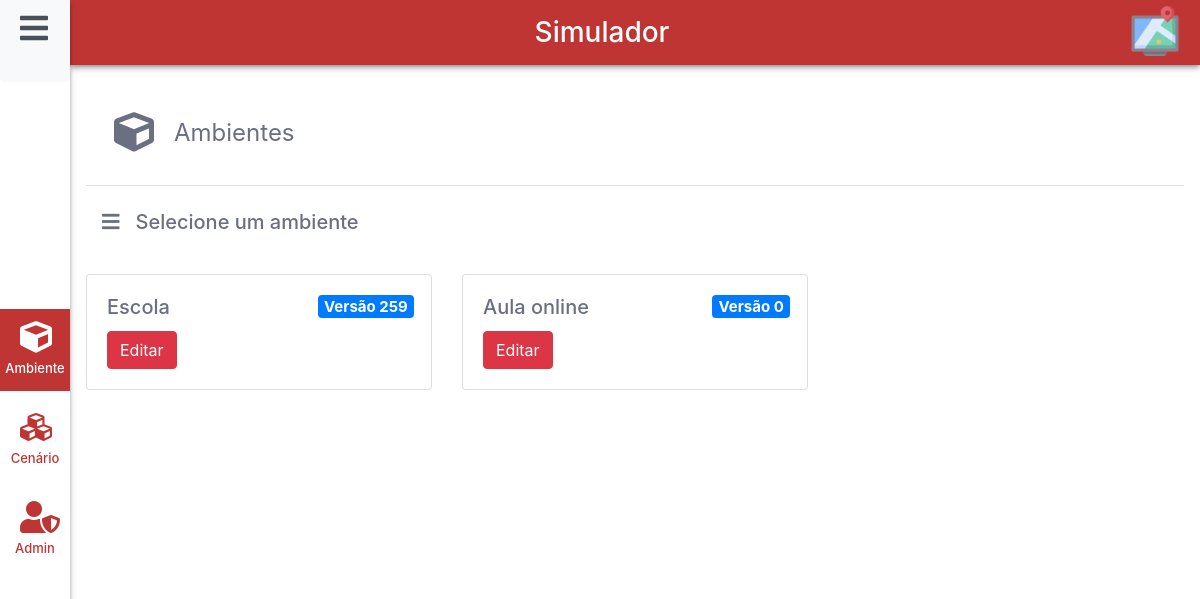
Before: / with the older database file.
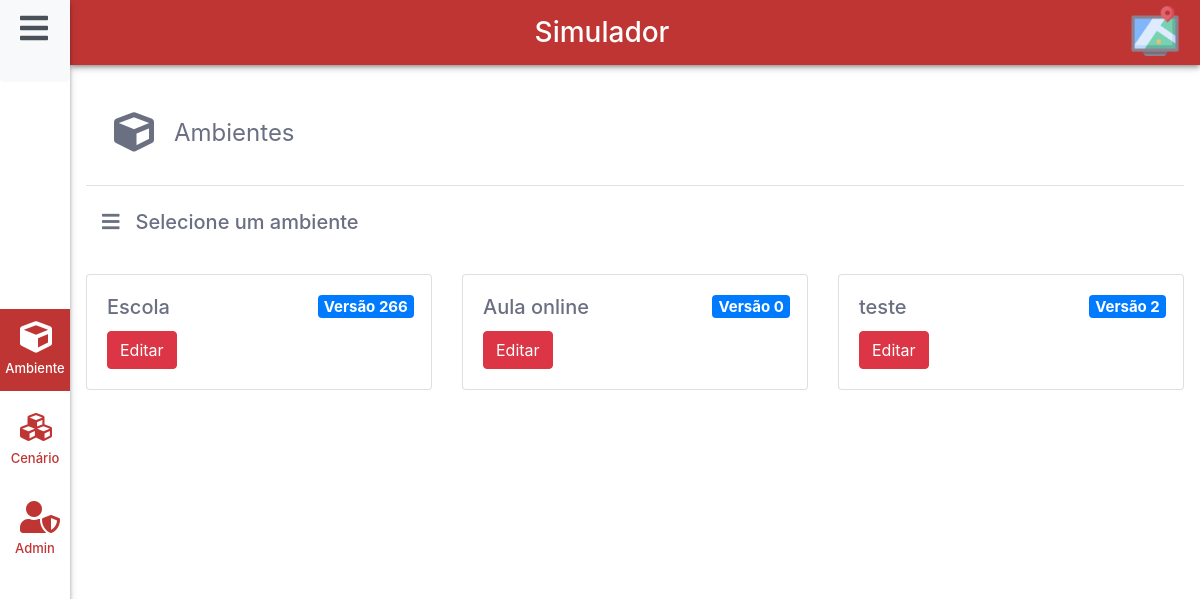
After: the same page with the newer database file.
### ambiente/models.py (models this page shows, shortened)
class Ambiente(models.Model):
    nome = models.CharField(max_length=255)
    versao = models.IntegerField()
    data = models.DateField('Data de criação', auto_now=False, default=timezone.now)
    predefinicao = models.ForeignKey(PredefinicaoSimulacao, on_delete=models.CASCADE)
    class Meta:
        verbose_name = 'Ambiente'
        verbose_name_plural = 'Ambientes'
        ordering = ('id', 'nome', 'data')

### ambiente/views.py (the view)
# urls.py: path('', views.inicio, name='inicio'),
def inicio(request):
    ambientes = Ambiente.objects.all()
    dados = {
        'ambientes': ambientes
    }
    return render(request, 'ambiente/inicio.html', dados)

### ambiente/templates/ambiente/inicio.html (shortened to what this page needs)
{% extends "base/index.html" %}
{% block content %}
<div class="container mt-3">
    <div class='shadow md-shadow-none rounded-lg h-100 overflow-hidden'>
        <div class='h-100 overflow-y-auto p-3'>
            <div class='p-2 d-flex border-bottom mb-2'>
                <h1 class='p-1 m-3 '><i class="fas fa-cube"></i></h1>
                <span class='font-weight-normal my-auto' style='font-size: 1.5rem;'>Ambientes</span>
            </div>
            <h5 class='p-3 mb-3'> <i class="fas fa-bars pr-3 pl-0 "></i>Selecione um ambiente</h5>
            <div class="row">
                {% for ambiente in ambientes %}
                <div class="col-sm-4 pt-2">
                <div class="card">
                    <div class="card-body">
                      <h5 class="card-title text-truncate" style="width: 78%;">{{ ambiente.nome }} <span class="badge badge-primary" style="position: absolute; right: 5%;">Versão {{ ambiente.versao }}</span></h5>
                      <a href="{% url 'ambiente:ambiente' ambiente.id|safe ambiente.versao|safe %}" class="btn btn-danger">Editar</a>
                    </div>
                </div>
                </div>
                {% endfor %}
            </div>
        </div>
    </div>
</div>
{% endblock %}

### templates/base/index.html (shortened to what this page needs)
<!DOCTYPE html>
<html lang="en">
{% load static %}
<head>
    <link rel="stylesheet" href="{% static 'css/bootstrap.css' %}">
    <link rel="stylesheet" href="{% static 'css/all.css' %}">
    <link rel="stylesheet" href="{% static 'css/animate.min.css' %}">
    <link rel="stylesheet" href="{% static 'css/global.css' %}">
</head>
<body>
    <main class='w-100 d-flex  overflow-auto {% if not nobar %} no-bar  {% endif %}'>
        <div class='h-100 shadow d-none d-lg-block d-xl-block bg-white' style='z-index: 10; max-width: 70px'>
            <div class='container flex-column d-flex h-100 pt-2' style='height: 10vh !important;'>
                <ul class="d-flex flex-column pl-0 mb-0 ">
                    <a href='' class="list-group-item list-group-item-action border-0"><i class="fas fa-bars fa-2x"></i></a>
                </ul>
            </div>
            <div class='container flex-column d-flex h-100 pt-2' style="place-content: center; height: 90vh !important;">
                <ul class="d-flex flex-column pl-0 mb-0 ">
                    <a href='{% url "ambiente:inicio" %}' data-content="Ambiente" class="list-group-item list-group-item-action border-0 mt-1 mb-1 {% if request.resolver_match.app_name == 'ambiente' %}active{% endif %}"><i class="fas fa-cube fa-2x text-theme"></i></a>
                    <a href='{% url "cenario:inicio" %}' data-content="Cenário" class="list-group-item list-group-item-action border-0 mt-1 mb-1 {% if request.resolver_match.app_name == 'cenario' %}active{% endif %}"><i class="fas fa-cubes fa-2x text-theme"></i></a>
                    <a href='http://127.0.0.1:9000/admin/' data-content="Admin" target="_blank" class="list-group-item list-group-item-action border-0 mt-1 mb-1"><i class="fas fa-user-shield fa-2x text-theme"></i></a>
                </ul>
            </div>
        </div>
        <div class='d-flex flex-column flex-fill'>
            <nav class='d-none d-lg-block d-xl-block bg-primary text-white shadow'>
                <div class='d-flex'>
                    <div class='flex-fill d-flex align-items-center '>
                        <div class='flex-fill overflow-hidden' style='height: 65px;'>
                            <img src="" class='pt-1 pr-1' style='opacity: 0.6;margin-top: -20px;transform: rotate(20deg);height:280px;'>
                        </div>
                        <div class='flex-fill text-right d-flex pr-3'>
                            <h3 class='my-auto d-block'>Simulador</h3>
                            <img src="{% static 'assets/images/01.png' %}" class=' d-block ml-auto mb-1 pr-1' style='height:50px;'>
                        </div>
                    </div>
                </div>
            </nav>
            <div class='h-100 w-100 overflow-auto animate__animated animate__fadeIn'>
                {% block content %} {% endblock %}
            </div>
        </div>
    </main>
</body>
</html>

### simulador/static/css/all.css (style rules this page uses)
.fa, .fas, .far, .fal, .fab { -moz-osx-font-smoothing: grayscale; -webkit-font-smoothing: antialiased; display: inline-block; font-style: normal; font-variant: normal; text-rendering: auto; line-height: 1; }
.fa-2x { font-size: 2em; }
.fa-bars:before { content: "\f0c9"; }
.fa-cube:before { content: "\f1b2"; }
.fa-cubes:before { content: "\f1b3"; }
.fa-user-shield:before { content: "\f505"; }
.fa, .fas { font-family: "Font Awesome 5 Free"; font-weight: 900; }

### simulador/static/css/global.css (style rules this page uses)
.overflow-y-auto { overflow-y: auto !important; }
@media (min-width: 768px) { .container, .container-sm, .container-md { max-width: 860px; } }
.list-group-item::after { content: attr(data-content); display: inline-block; left: -20px; width: 70px; position: relative; text-align: center; font-size: small; color: #bf3533; font-weight: 500; }
.list-group-item.active::after { color: #FFF; }
main { height: calc(100%); }
@media only screen and (min-width: 992px) { .md-shadow-none { -webkit-box-shadow: none !important; box-shadow: none !important; border-radius: 0 !important; } }
@media only screen and (min-width: 992px) { .container { max-width: 100% !important; margin-top: 0 !important; padding: 0 !important; height: 100% !important; } }
body { height: 100vh; overflow: hidden; line-height: 1.5; color: #6b6f82; text-align: left; font-family: -apple-system, BlinkMacSystemFont, "Segoe UI", Roboto, "Helvetica Neue", Arial, "Noto Sans", sans-serif, "Apple Color Emoji", "Segoe UI Emoji", "Segoe UI Symbol", "Noto Color Emoji"; }
* { box-sizing: border-box; }
*::before, *::after { box-sizing: border-box; }

Changed rows visible on the page:
changed Ambiente "Escola": versao "259" → "266"
added Ambiente: nome "teste", versao "2"
